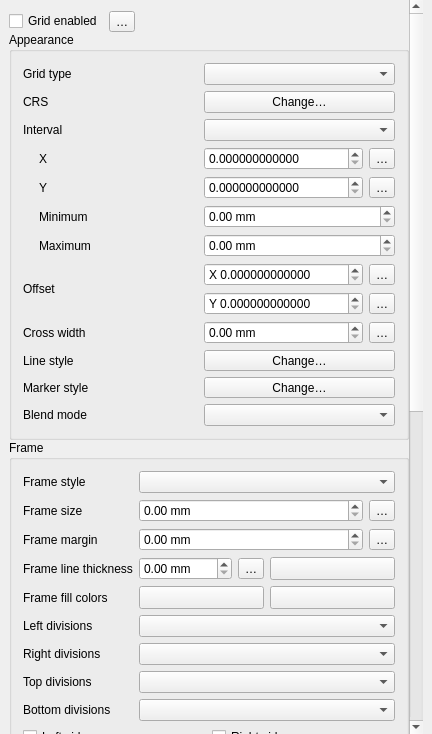
<?xml version="1.0" encoding="UTF-8"?>
<ui version="4.0">
 <class>QgsLayoutMapGridWidgetBase</class>
 <widget class="QWidget" name="QgsLayoutMapGridWidgetBase">
  <property name="geometry">
   <rect>
    <x>0</x>
    <y>0</y>
    <width>432</width>
    <height>734</height>
   </rect>
  </property>
  <property name="sizePolicy">
   <sizepolicy hsizetype="Expanding" vsizetype="Expanding">
    <horstretch>0</horstretch>
    <verstretch>0</verstretch>
   </sizepolicy>
  </property>
  <property name="windowTitle">
   <string>Map Options</string>
  </property>
  <layout class="QVBoxLayout" name="verticalLayout_2" stretch="6">
   <property name="spacing">
    <number>9</number>
   </property>
   <property name="leftMargin">
    <number>9</number>
   </property>
   <property name="topMargin">
    <number>0</number>
   </property>
   <property name="rightMargin">
    <number>9</number>
   </property>
   <property name="bottomMargin">
    <number>0</number>
   </property>
   <item>
    <widget class="QgsScrollArea" name="scrollArea">
     <property name="frameShape">
      <enum>QFrame::NoFrame</enum>
     </property>
     <property name="widgetResizable">
      <bool>true</bool>
     </property>
     <widget class="QWidget" name="scrollAreaWidgetContents">
      <property name="geometry">
       <rect>
        <x>0</x>
        <y>0</y>
        <width>407</width>
        <height>1429</height>
       </rect>
      </property>
      <property name="sizePolicy">
       <sizepolicy hsizetype="Preferred" vsizetype="Maximum">
        <horstretch>0</horstretch>
        <verstretch>0</verstretch>
       </sizepolicy>
      </property>
      <layout class="QVBoxLayout" name="mainLayout">
       <property name="spacing">
        <number>0</number>
       </property>
       <property name="leftMargin">
        <number>0</number>
       </property>
       <property name="rightMargin">
        <number>0</number>
       </property>
       <property name="bottomMargin">
        <number>0</number>
       </property>
       <item>
        <layout class="QHBoxLayout" name="horizontalLayout_2">
         <item>
          <widget class="QCheckBox" name="mEnabledCheckBox">
           <property name="text">
            <string>Grid enabled</string>
           </property>
          </widget>
         </item>
         <item>
          <widget class="QgsPropertyOverrideButton" name="mEnabledDDBtn">
           <property name="text">
            <string>…</string>
           </property>
          </widget>
         </item>
         <item>
          <spacer name="horizontalSpacer_2">
           <property name="orientation">
            <enum>Qt::Horizontal</enum>
           </property>
           <property name="sizeHint" stdset="0">
            <size>
             <width>40</width>
             <height>20</height>
            </size>
           </property>
          </spacer>
         </item>
        </layout>
       </item>
       <item>
        <widget class="QgsCollapsibleGroupBoxBasic" name="mGridCheckBox">
         <property name="title">
          <string>Appearance</string>
         </property>
         <layout class="QGridLayout" name="gridLayout_6" columnstretch="0,0,0,0">
          <item row="8" column="2" colspan="2">
           <widget class="QgsDoubleSpinBox" name="mMinWidthSpinBox">
            <property name="enabled">
             <bool>true</bool>
            </property>
            <property name="suffix">
             <string> mm</string>
            </property>
            <property name="maximum">
             <double>999.990000000000009</double>
            </property>
           </widget>
          </item>
          <item row="6" column="2">
           <widget class="QgsDoubleSpinBox" name="mIntervalXSpinBox">
            <property name="prefix">
             <string/>
            </property>
            <property name="decimals">
             <number>12</number>
            </property>
            <property name="maximum">
             <double>9999999.000000000000000</double>
            </property>
           </widget>
          </item>
          <item row="6" column="3">
           <widget class="QgsPropertyOverrideButton" name="mIntervalXDDBtn">
            <property name="text">
             <string>…</string>
            </property>
           </widget>
          </item>
          <item row="7" column="1">
           <widget class="QLabel" name="mIntervalYLabel">
            <property name="text">
             <string>Y</string>
            </property>
           </widget>
          </item>
          <item row="3" column="2" colspan="2">
           <widget class="QPushButton" name="mMapGridCRSButton">
            <property name="text">
             <string>Change…</string>
            </property>
           </widget>
          </item>
          <item row="10" column="2" colspan="2">
           <layout class="QGridLayout" name="gridLayout_5">
            <item row="2" column="1">
             <widget class="QgsPropertyOverrideButton" name="mOffsetYDDBtn">
              <property name="text">
               <string>…</string>
              </property>
             </widget>
            </item>
            <item row="1" column="1">
             <widget class="QgsPropertyOverrideButton" name="mOffsetXDDBtn">
              <property name="text">
               <string>…</string>
              </property>
             </widget>
            </item>
            <item row="2" column="0">
             <widget class="QgsDoubleSpinBox" name="mOffsetYSpinBox">
              <property name="prefix">
               <string>Y </string>
              </property>
              <property name="decimals">
               <number>12</number>
              </property>
              <property name="maximum">
               <double>9999999.000000000000000</double>
              </property>
             </widget>
            </item>
            <item row="1" column="0">
             <widget class="QgsDoubleSpinBox" name="mOffsetXSpinBox">
              <property name="prefix">
               <string>X </string>
              </property>
              <property name="decimals">
               <number>12</number>
              </property>
              <property name="maximum">
               <double>9999999.000000000000000</double>
              </property>
             </widget>
            </item>
           </layout>
          </item>
          <item row="11" column="2">
           <widget class="QgsDoubleSpinBox" name="mCrossWidthSpinBox">
            <property name="suffix">
             <string> mm</string>
            </property>
            <property name="decimals">
             <number>2</number>
            </property>
            <property name="showClearButton" stdset="0">
             <bool>false</bool>
            </property>
           </widget>
          </item>
          <item row="12" column="2" colspan="2">
           <widget class="QgsSymbolButton" name="mGridLineStyleButton">
            <property name="sizePolicy">
             <sizepolicy hsizetype="Preferred" vsizetype="Fixed">
              <horstretch>0</horstretch>
              <verstretch>0</verstretch>
             </sizepolicy>
            </property>
            <property name="text">
             <string>Change…</string>
            </property>
           </widget>
          </item>
          <item row="11" column="3">
           <widget class="QgsPropertyOverrideButton" name="mCrossWidthDDBtn">
            <property name="text">
             <string>…</string>
            </property>
           </widget>
          </item>
          <item row="2" column="2" colspan="2">
           <widget class="QComboBox" name="mGridTypeComboBox"/>
          </item>
          <item row="14" column="2" colspan="2">
           <widget class="QgsBlendModeComboBox" name="mGridBlendComboBox"/>
          </item>
          <item row="13" column="2" colspan="2">
           <widget class="QgsSymbolButton" name="mGridMarkerStyleButton">
            <property name="sizePolicy">
             <sizepolicy hsizetype="Preferred" vsizetype="Fixed">
              <horstretch>0</horstretch>
              <verstretch>0</verstretch>
             </sizepolicy>
            </property>
            <property name="text">
             <string>Change…</string>
            </property>
           </widget>
          </item>
          <item row="4" column="2" colspan="2">
           <widget class="QComboBox" name="mMapGridUnitComboBox"/>
          </item>
          <item row="8" column="1">
           <widget class="QLabel" name="mMinWidthLabel">
            <property name="text">
             <string>Minimum</string>
            </property>
           </widget>
          </item>
          <item row="6" column="1">
           <widget class="QLabel" name="mIntervalXLabel">
            <property name="text">
             <string>X</string>
            </property>
           </widget>
          </item>
          <item row="7" column="2">
           <widget class="QgsDoubleSpinBox" name="mIntervalYSpinBox">
            <property name="prefix">
             <string/>
            </property>
            <property name="decimals">
             <number>12</number>
            </property>
            <property name="maximum">
             <double>9999999.000000000000000</double>
            </property>
           </widget>
          </item>
          <item row="7" column="3">
           <widget class="QgsPropertyOverrideButton" name="mIntervalYDDBtn">
            <property name="text">
             <string>…</string>
            </property>
           </widget>
          </item>
          <item row="9" column="2" colspan="2">
           <widget class="QgsDoubleSpinBox" name="mMaxWidthSpinBox">
            <property name="enabled">
             <bool>true</bool>
            </property>
            <property name="suffix">
             <string> mm</string>
            </property>
            <property name="maximum">
             <double>999.990000000000009</double>
            </property>
           </widget>
          </item>
          <item row="9" column="1">
           <widget class="QLabel" name="mMaxWidthLabel">
            <property name="text">
             <string>Maximum</string>
            </property>
           </widget>
          </item>
          <item row="6" column="0" rowspan="4">
           <spacer name="horizontalSpacer_3">
            <property name="orientation">
             <enum>Qt::Horizontal</enum>
            </property>
            <property name="sizeType">
             <enum>QSizePolicy::Fixed</enum>
            </property>
            <property name="sizeHint" stdset="0">
             <size>
              <width>10</width>
              <height>20</height>
             </size>
            </property>
           </spacer>
          </item>
          <item row="4" column="0" colspan="2">
           <widget class="QLabel" name="mIntervalXLabel_2">
            <property name="text">
             <string>Interval</string>
            </property>
            <property name="wordWrap">
             <bool>false</bool>
            </property>
           </widget>
          </item>
          <item row="3" column="0" colspan="2">
           <widget class="QLabel" name="mMapGridCRSLabel">
            <property name="text">
             <string>CRS</string>
            </property>
           </widget>
          </item>
          <item row="2" column="0" colspan="2">
           <widget class="QLabel" name="mGridTypeLabel_2">
            <property name="accessibleName">
             <string extracomment="Hello translotor"/>
            </property>
            <property name="text">
             <string>Grid type</string>
            </property>
            <property name="wordWrap">
             <bool>false</bool>
            </property>
           </widget>
          </item>
          <item row="10" column="0" colspan="2">
           <widget class="QLabel" name="mOffsetXLabel_2">
            <property name="text">
             <string>Offset</string>
            </property>
            <property name="wordWrap">
             <bool>false</bool>
            </property>
           </widget>
          </item>
          <item row="11" column="0" colspan="2">
           <widget class="QLabel" name="mCrossWidthLabel">
            <property name="text">
             <string>Cross width</string>
            </property>
            <property name="wordWrap">
             <bool>false</bool>
            </property>
           </widget>
          </item>
          <item row="12" column="0" colspan="2">
           <widget class="QLabel" name="mLineStyleLabel">
            <property name="text">
             <string>Line style</string>
            </property>
            <property name="wordWrap">
             <bool>false</bool>
            </property>
           </widget>
          </item>
          <item row="13" column="0" colspan="2">
           <widget class="QLabel" name="mMarkerStyleLabel">
            <property name="text">
             <string>Marker style</string>
            </property>
            <property name="wordWrap">
             <bool>false</bool>
            </property>
           </widget>
          </item>
          <item row="14" column="0" colspan="2">
           <widget class="QLabel" name="mGridBlendLabel">
            <property name="text">
             <string>Blend mode</string>
            </property>
           </widget>
          </item>
         </layout>
        </widget>
       </item>
       <item>
        <widget class="QgsCollapsibleGroupBoxBasic" name="mGridFrameGroupBox">
         <property name="focusPolicy">
          <enum>Qt::StrongFocus</enum>
         </property>
         <property name="title">
          <string>Frame</string>
         </property>
         <property name="syncGroup" stdset="0">
          <string notr="true">composermapgrid</string>
         </property>
         <layout class="QGridLayout" name="gridLayout_3" columnstretch="0,0,0,0,0">
          <item row="12" column="0" colspan="5">
           <layout class="QGridLayout" name="gridLayout_4">
            <item row="0" column="0">
             <widget class="QCheckBox" name="mCheckGridLeftSide">
              <property name="text">
               <string>Left side</string>
              </property>
             </widget>
            </item>
            <item row="0" column="1">
             <widget class="QCheckBox" name="mCheckGridRightSide">
              <property name="text">
               <string>Right side</string>
              </property>
             </widget>
            </item>
            <item row="1" column="0">
             <widget class="QCheckBox" name="mCheckGridTopSide">
              <property name="text">
               <string>Top side</string>
              </property>
             </widget>
            </item>
            <item row="1" column="1">
             <widget class="QCheckBox" name="mCheckGridBottomSide">
              <property name="text">
               <string>Bottom side</string>
              </property>
             </widget>
            </item>
           </layout>
          </item>
          <item row="4" column="1" colspan="3">
           <widget class="QgsDoubleSpinBox" name="mGridFrameMarginSpinBox">
            <property name="suffix">
             <string> mm</string>
            </property>
            <property name="showClearButton" stdset="0">
             <bool>false</bool>
            </property>
           </widget>
          </item>
          <item row="1" column="1" colspan="4">
           <widget class="QComboBox" name="mFrameStyleComboBox"/>
          </item>
          <item row="8" column="0">
           <widget class="QLabel" name="mLeftDivisionsLabel">
            <property name="text">
             <string>Left divisions</string>
            </property>
           </widget>
          </item>
          <item row="2" column="0">
           <widget class="QLabel" name="mFrameWidthLabel">
            <property name="text">
             <string>Frame size</string>
            </property>
            <property name="wordWrap">
             <bool>false</bool>
            </property>
           </widget>
          </item>
          <item row="9" column="0">
           <widget class="QLabel" name="mRightDivisionsLabel">
            <property name="text">
             <string>Right divisions</string>
            </property>
           </widget>
          </item>
          <item row="2" column="1" colspan="3">
           <widget class="QgsDoubleSpinBox" name="mFrameWidthSpinBox">
            <property name="suffix">
             <string> mm</string>
            </property>
            <property name="showClearButton" stdset="0">
             <bool>false</bool>
            </property>
           </widget>
          </item>
          <item row="8" column="1" colspan="4">
           <widget class="QComboBox" name="mFrameDivisionsLeftComboBox"/>
          </item>
          <item row="1" column="0">
           <widget class="QLabel" name="mFrameStyleLabel_2">
            <property name="text">
             <string>Frame style</string>
            </property>
            <property name="wordWrap">
             <bool>false</bool>
            </property>
           </widget>
          </item>
          <item row="10" column="1" colspan="4">
           <widget class="QComboBox" name="mFrameDivisionsTopComboBox"/>
          </item>
          <item row="9" column="1" colspan="4">
           <widget class="QComboBox" name="mFrameDivisionsRightComboBox"/>
          </item>
          <item row="10" column="0">
           <widget class="QLabel" name="mTopDivisionsLabel">
            <property name="text">
             <string>Top divisions</string>
            </property>
           </widget>
          </item>
          <item row="6" column="0">
           <widget class="QLabel" name="mFramePenLabel">
            <property name="text">
             <string>Frame line thickness</string>
            </property>
           </widget>
          </item>
          <item row="6" column="1">
           <widget class="QgsDoubleSpinBox" name="mGridFramePenSizeSpinBox">
            <property name="suffix">
             <string> mm</string>
            </property>
            <property name="showClearButton" stdset="0">
             <bool>false</bool>
            </property>
           </widget>
          </item>
          <item row="4" column="4">
           <widget class="QgsPropertyOverrideButton" name="mFrameMarginDDBtn">
            <property name="text">
             <string>…</string>
            </property>
           </widget>
          </item>
          <item row="11" column="1" colspan="4">
           <widget class="QComboBox" name="mFrameDivisionsBottomComboBox"/>
          </item>
          <item row="11" column="0">
           <widget class="QLabel" name="mBottomDivisionsLabel">
            <property name="text">
             <string>Bottom divisions</string>
            </property>
           </widget>
          </item>
          <item row="7" column="0">
           <widget class="QLabel" name="mFrameFillLabel">
            <property name="text">
             <string>Frame fill colors</string>
            </property>
           </widget>
          </item>
          <item row="2" column="4">
           <widget class="QgsPropertyOverrideButton" name="mFrameSizeDDBtn">
            <property name="text">
             <string>…</string>
            </property>
           </widget>
          </item>
          <item row="4" column="0">
           <widget class="QLabel" name="mFrameMarginLabel">
            <property name="text">
             <string>Frame margin</string>
            </property>
           </widget>
          </item>
          <item row="6" column="2">
           <widget class="QgsPropertyOverrideButton" name="mFrameLineThicknessDDBtn">
            <property name="text">
             <string>…</string>
            </property>
           </widget>
          </item>
          <item row="7" column="3" colspan="2">
           <widget class="QgsColorButton" name="mGridFrameFill2ColorButton">
            <property name="sizePolicy">
             <sizepolicy hsizetype="Preferred" vsizetype="Fixed">
              <horstretch>0</horstretch>
              <verstretch>0</verstretch>
             </sizepolicy>
            </property>
            <property name="minimumSize">
             <size>
              <width>100</width>
              <height>0</height>
             </size>
            </property>
            <property name="text">
             <string/>
            </property>
           </widget>
          </item>
          <item row="7" column="1" colspan="2">
           <widget class="QgsColorButton" name="mGridFrameFill1ColorButton">
            <property name="sizePolicy">
             <sizepolicy hsizetype="Preferred" vsizetype="Fixed">
              <horstretch>0</horstretch>
              <verstretch>0</verstretch>
             </sizepolicy>
            </property>
            <property name="minimumSize">
             <size>
              <width>100</width>
              <height>0</height>
             </size>
            </property>
            <property name="text">
             <string/>
            </property>
           </widget>
          </item>
          <item row="6" column="3" colspan="2">
           <widget class="QgsColorButton" name="mGridFramePenColorButton">
            <property name="sizePolicy">
             <sizepolicy hsizetype="Preferred" vsizetype="Fixed">
              <horstretch>0</horstretch>
              <verstretch>0</verstretch>
             </sizepolicy>
            </property>
            <property name="minimumSize">
             <size>
              <width>100</width>
              <height>0</height>
             </size>
            </property>
            <property name="text">
             <string/>
            </property>
           </widget>
          </item>
         </layout>
        </widget>
       </item>
       <item>
        <widget class="QgsCollapsibleGroupBoxBasic" name="mDrawAnnotationGroupBox">
         <property name="enabled">
          <bool>true</bool>
         </property>
         <property name="title">
          <string>Draw Coordinates</string>
         </property>
         <property name="checkable">
          <bool>true</bool>
         </property>
         <property name="checked">
          <bool>true</bool>
         </property>
         <property name="syncGroup" stdset="0">
          <string notr="true">composermapgrid</string>
         </property>
         <property name="collapsed" stdset="0">
          <bool>false</bool>
         </property>
         <layout class="QGridLayout" name="gridLayout" columnstretch="0,1,0">
          <item row="10" column="0">
           <widget class="QLabel" name="mAnnotationPositionLabelBottom">
            <property name="text">
             <string>Bottom</string>
            </property>
            <property name="wordWrap">
             <bool>true</bool>
            </property>
           </widget>
          </item>
          <item row="0" column="0">
           <widget class="QLabel" name="mAnnotationFormatLabel">
            <property name="text">
             <string>Format</string>
            </property>
           </widget>
          </item>
          <item row="14" column="0">
           <widget class="QLabel" name="mFontColorLabel">
            <property name="text">
             <string>Font color</string>
            </property>
           </widget>
          </item>
          <item row="7" column="0">
           <widget class="QLabel" name="mAnnotationPositionLabelTop">
            <property name="text">
             <string>Top</string>
            </property>
            <property name="wordWrap">
             <bool>true</bool>
            </property>
           </widget>
          </item>
          <item row="1" column="0">
           <widget class="QLabel" name="mAnnotationPositionLabelLeft">
            <property name="text">
             <string>Left</string>
            </property>
            <property name="wordWrap">
             <bool>true</bool>
            </property>
           </widget>
          </item>
          <item row="15" column="1">
           <widget class="QgsDoubleSpinBox" name="mDistanceToMapFrameSpinBox">
            <property name="suffix">
             <string> mm</string>
            </property>
           </widget>
          </item>
          <item row="16" column="0">
           <widget class="QLabel" name="mCoordinatePrecisionLabel">
            <property name="text">
             <string>Coordinate precision</string>
            </property>
            <property name="wordWrap">
             <bool>true</bool>
            </property>
           </widget>
          </item>
          <item row="13" column="0">
           <widget class="QLabel" name="label">
            <property name="text">
             <string>Font</string>
            </property>
           </widget>
          </item>
          <item row="4" column="0">
           <widget class="QLabel" name="mAnnotationPositionLabelRight">
            <property name="text">
             <string>Right</string>
            </property>
            <property name="wordWrap">
             <bool>true</bool>
            </property>
           </widget>
          </item>
          <item row="15" column="0">
           <widget class="QLabel" name="mDistanceToFrameLabel">
            <property name="text">
             <string>Distance to map frame</string>
            </property>
            <property name="wordWrap">
             <bool>true</bool>
            </property>
           </widget>
          </item>
          <item row="15" column="2">
           <widget class="QgsPropertyOverrideButton" name="mLabelDistDDBtn">
            <property name="text">
             <string>…</string>
            </property>
           </widget>
          </item>
          <item row="16" column="1" colspan="2">
           <widget class="QgsSpinBox" name="mCoordinatePrecisionSpinBox">
            <property name="showClearButton" stdset="0">
             <bool>false</bool>
            </property>
           </widget>
          </item>
          <item row="14" column="1" colspan="2">
           <layout class="QHBoxLayout" name="horizontalLayout">
            <item>
             <widget class="QgsColorButton" name="mAnnotationFontColorButton">
              <property name="minimumSize">
               <size>
                <width>120</width>
                <height>0</height>
               </size>
              </property>
              <property name="text">
               <string/>
              </property>
             </widget>
            </item>
            <item>
             <spacer name="horizontalSpacer">
              <property name="orientation">
               <enum>Qt::Horizontal</enum>
              </property>
              <property name="sizeHint" stdset="0">
               <size>
                <width>40</width>
                <height>20</height>
               </size>
              </property>
             </spacer>
            </item>
           </layout>
          </item>
          <item row="13" column="1" colspan="2">
           <widget class="QgsFontButton" name="mAnnotationFontButton">
            <property name="sizePolicy">
             <sizepolicy hsizetype="Expanding" vsizetype="Fixed">
              <horstretch>0</horstretch>
              <verstretch>0</verstretch>
             </sizepolicy>
            </property>
            <property name="text">
             <string>Font</string>
            </property>
           </widget>
          </item>
          <item row="12" column="1" colspan="2">
           <widget class="QComboBox" name="mAnnotationDirectionComboBoxBottom"/>
          </item>
          <item row="11" column="1" colspan="2">
           <widget class="QComboBox" name="mAnnotationPositionBottomComboBox"/>
          </item>
          <item row="10" column="1" colspan="2">
           <widget class="QComboBox" name="mAnnotationDisplayBottomComboBox"/>
          </item>
          <item row="9" column="1" colspan="2">
           <widget class="QComboBox" name="mAnnotationDirectionComboBoxTop"/>
          </item>
          <item row="8" column="1" colspan="2">
           <widget class="QComboBox" name="mAnnotationPositionTopComboBox"/>
          </item>
          <item row="7" column="1" colspan="2">
           <widget class="QComboBox" name="mAnnotationDisplayTopComboBox"/>
          </item>
          <item row="6" column="1" colspan="2">
           <widget class="QComboBox" name="mAnnotationDirectionComboBoxRight"/>
          </item>
          <item row="5" column="1" colspan="2">
           <widget class="QComboBox" name="mAnnotationPositionRightComboBox"/>
          </item>
          <item row="4" column="1" colspan="2">
           <widget class="QComboBox" name="mAnnotationDisplayRightComboBox"/>
          </item>
          <item row="3" column="1" colspan="2">
           <widget class="QComboBox" name="mAnnotationDirectionComboBoxLeft"/>
          </item>
          <item row="2" column="1" colspan="2">
           <widget class="QComboBox" name="mAnnotationPositionLeftComboBox"/>
          </item>
          <item row="1" column="1" colspan="2">
           <widget class="QComboBox" name="mAnnotationDisplayLeftComboBox"/>
          </item>
          <item row="0" column="1" colspan="2">
           <layout class="QHBoxLayout" name="horizontalLayout_13">
            <item>
             <widget class="QComboBox" name="mAnnotationFormatComboBox"/>
            </item>
            <item>
             <widget class="QToolButton" name="mAnnotationFormatButton">
              <property name="text">
               <string>…</string>
              </property>
              <property name="icon">
               <iconset resource="../../../images/images.qrc">
                <normaloff>:/images/themes/default/mIconExpression.svg</normaloff>:/images/themes/default/mIconExpression.svg</iconset>
              </property>
             </widget>
            </item>
           </layout>
          </item>
         </layout>
        </widget>
       </item>
      </layout>
     </widget>
    </widget>
   </item>
  </layout>
 </widget>
 <layoutdefault spacing="6" margin="11"/>
 <customwidgets>
  <customwidget>
   <class>QgsScrollArea</class>
   <extends>QScrollArea</extends>
   <header>qgsscrollarea.h</header>
   <container>1</container>
  </customwidget>
  <customwidget>
   <class>QgsCollapsibleGroupBoxBasic</class>
   <extends>QGroupBox</extends>
   <header>qgscollapsiblegroupbox.h</header>
   <container>1</container>
  </customwidget>
  <customwidget>
   <class>QgsDoubleSpinBox</class>
   <extends>QDoubleSpinBox</extends>
   <header>qgsdoublespinbox.h</header>
  </customwidget>
  <customwidget>
   <class>QgsSpinBox</class>
   <extends>QSpinBox</extends>
   <header>qgsspinbox.h</header>
  </customwidget>
  <customwidget>
   <class>QgsBlendModeComboBox</class>
   <extends>QComboBox</extends>
   <header>qgsblendmodecombobox.h</header>
  </customwidget>
  <customwidget>
   <class>QgsSymbolButton</class>
   <extends>QToolButton</extends>
   <header>qgssymbolbutton.h</header>
  </customwidget>
  <customwidget>
   <class>QgsPropertyOverrideButton</class>
   <extends>QToolButton</extends>
   <header>qgspropertyoverridebutton.h</header>
  </customwidget>
  <customwidget>
   <class>QgsColorButton</class>
   <extends>QToolButton</extends>
   <header>qgscolorbutton.h</header>
   <container>1</container>
  </customwidget>
  <customwidget>
   <class>QgsFontButton</class>
   <extends>QToolButton</extends>
   <header>qgsfontbutton.h</header>
  </customwidget>
 </customwidgets>
 <tabstops>
  <tabstop>mEnabledCheckBox</tabstop>
  <tabstop>scrollArea</tabstop>
  <tabstop>mEnabledDDBtn</tabstop>
  <tabstop>mGridTypeComboBox</tabstop>
  <tabstop>mMapGridCRSButton</tabstop>
  <tabstop>mMapGridUnitComboBox</tabstop>
  <tabstop>mIntervalXSpinBox</tabstop>
  <tabstop>mIntervalXDDBtn</tabstop>
  <tabstop>mIntervalYSpinBox</tabstop>
  <tabstop>mIntervalYDDBtn</tabstop>
  <tabstop>mMinWidthSpinBox</tabstop>
  <tabstop>mMaxWidthSpinBox</tabstop>
  <tabstop>mOffsetXSpinBox</tabstop>
  <tabstop>mOffsetXDDBtn</tabstop>
  <tabstop>mOffsetYSpinBox</tabstop>
  <tabstop>mOffsetYDDBtn</tabstop>
  <tabstop>mCrossWidthSpinBox</tabstop>
  <tabstop>mCrossWidthDDBtn</tabstop>
  <tabstop>mGridLineStyleButton</tabstop>
  <tabstop>mGridMarkerStyleButton</tabstop>
  <tabstop>mGridBlendComboBox</tabstop>
  <tabstop>mGridFrameGroupBox</tabstop>
  <tabstop>mFrameStyleComboBox</tabstop>
  <tabstop>mFrameWidthSpinBox</tabstop>
  <tabstop>mFrameSizeDDBtn</tabstop>
  <tabstop>mGridFrameMarginSpinBox</tabstop>
  <tabstop>mFrameMarginDDBtn</tabstop>
  <tabstop>mGridFramePenSizeSpinBox</tabstop>
  <tabstop>mFrameLineThicknessDDBtn</tabstop>
  <tabstop>mGridFramePenColorButton</tabstop>
  <tabstop>mGridFrameFill1ColorButton</tabstop>
  <tabstop>mGridFrameFill2ColorButton</tabstop>
  <tabstop>mFrameDivisionsLeftComboBox</tabstop>
  <tabstop>mFrameDivisionsRightComboBox</tabstop>
  <tabstop>mFrameDivisionsTopComboBox</tabstop>
  <tabstop>mFrameDivisionsBottomComboBox</tabstop>
  <tabstop>mCheckGridLeftSide</tabstop>
  <tabstop>mCheckGridRightSide</tabstop>
  <tabstop>mCheckGridTopSide</tabstop>
  <tabstop>mCheckGridBottomSide</tabstop>
  <tabstop>mDrawAnnotationGroupBox</tabstop>
  <tabstop>mAnnotationFormatComboBox</tabstop>
  <tabstop>mAnnotationFormatButton</tabstop>
  <tabstop>mAnnotationDisplayLeftComboBox</tabstop>
  <tabstop>mAnnotationPositionLeftComboBox</tabstop>
  <tabstop>mAnnotationDirectionComboBoxLeft</tabstop>
  <tabstop>mAnnotationDisplayRightComboBox</tabstop>
  <tabstop>mAnnotationPositionRightComboBox</tabstop>
  <tabstop>mAnnotationDirectionComboBoxRight</tabstop>
  <tabstop>mAnnotationDisplayTopComboBox</tabstop>
  <tabstop>mAnnotationPositionTopComboBox</tabstop>
  <tabstop>mAnnotationDirectionComboBoxTop</tabstop>
  <tabstop>mAnnotationDisplayBottomComboBox</tabstop>
  <tabstop>mAnnotationPositionBottomComboBox</tabstop>
  <tabstop>mAnnotationDirectionComboBoxBottom</tabstop>
  <tabstop>mAnnotationFontButton</tabstop>
  <tabstop>mAnnotationFontColorButton</tabstop>
  <tabstop>mDistanceToMapFrameSpinBox</tabstop>
  <tabstop>mLabelDistDDBtn</tabstop>
  <tabstop>mCoordinatePrecisionSpinBox</tabstop>
 </tabstops>
 <resources>
  <include location="../../../images/images.qrc"/>
 </resources>
 <connections/>
</ui>
